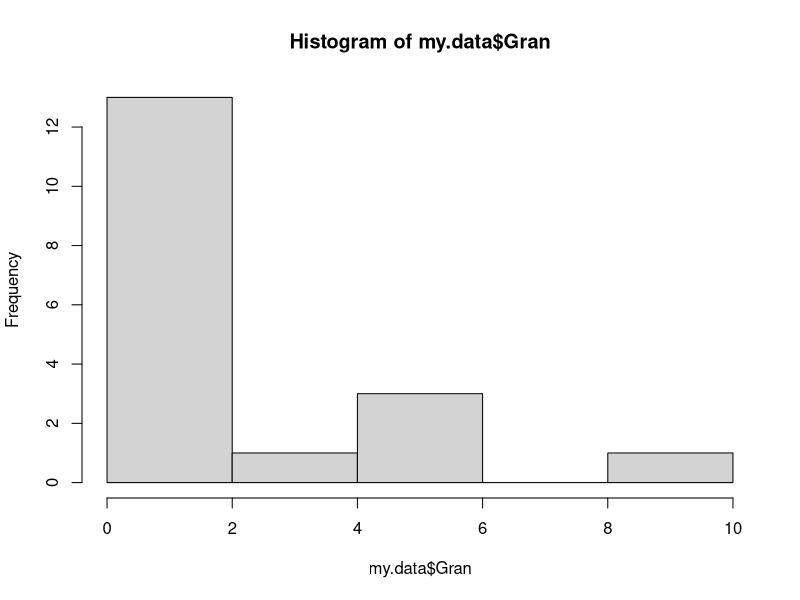
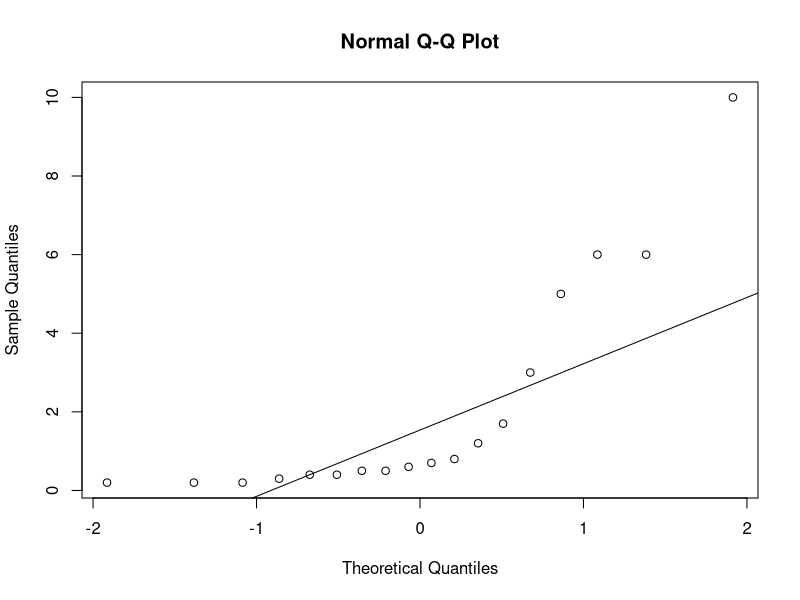
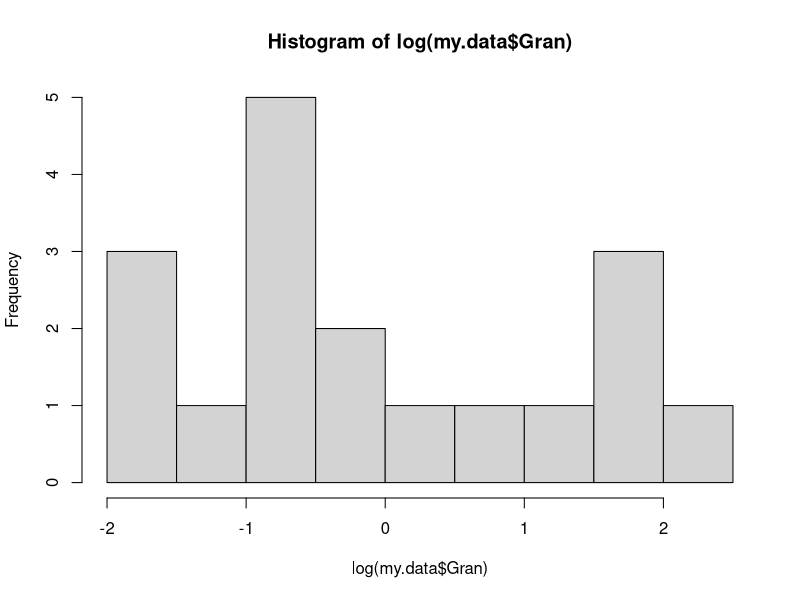
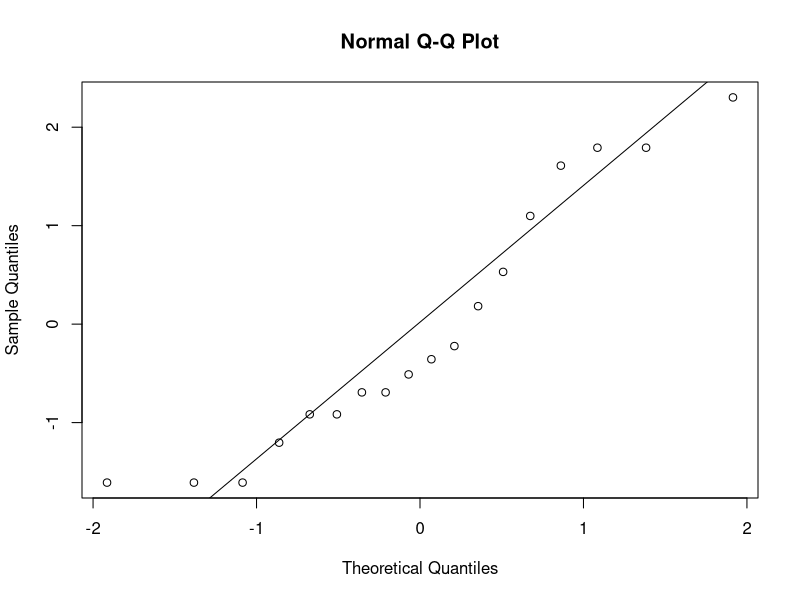
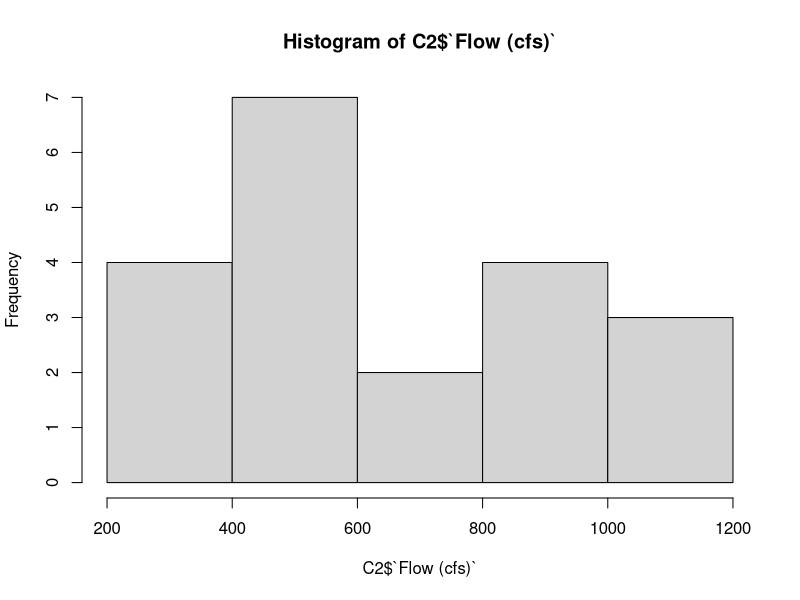
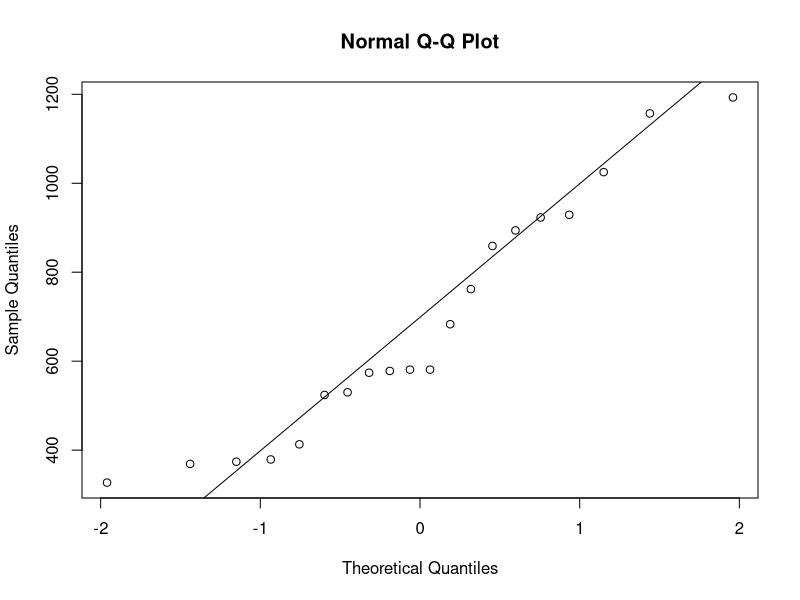

The R source for these figures, in order:
# HW5 Part 1
# Erik Bolch
# 2/27/2020
# https://github.com/ebolch/es207_hw4

# Erik, you did a great job in the most efficient way. 
# And I could not find any code or script that I could improve it. 
# Thank you for your modification on my code, I learned a lot  
# Required Packages
require(tidyverse)
require(ggplot2)

# Helsel and Hirsch #3.1 & 3.4

## 3.1 Compute both nonparametric and parametric 95% interval estimates for the median of
## the granodiorite data of exercise 2.3. Which is more appropriate for these data? Why?

#Chloride Concentrations (mg/L)
my.data <- tibble(
  Gran = c(6.0, 0.4, 0.4, 0.7, 0.8, 6.0, 5.0, 0.6, 1.2, 0.3, 0.2, 0.5, 0.5, 10, 0.2, 0.2, 1.7, 3.0),
  Qtz_M = c(1.0, 0.2, 1.2, 1.0, 0.3, 0.1, 0.1, 0.4, 3.2, 0.3, 0.4, 1.8, 0.9, 0.1, 0.2, 0.3, 0.5, NA))
hist(my.data$Gran)
qqnorm(my.data$Gran)
qqline(my.data$Gran)

#Non-Parametric Prediction Interval
mednppi <- function(x,y){# requires data vector and alpha
  x <- sort(x)
  print(x)
  med <- median(x)
  print(med)
  alpha <- y
  xprime <- qbinom(alpha/2, size = length(x), prob = 0.5)# 0.5 is for median of small sample sizes
  Rl <- xprime + 1
  Ru <- length(x) - xprime
  print(paste("True median falls within", x[Rl], "to", x[Ru], "at", 100*(1-alpha), "% Confidence Interval"))
}

mednppi(my.data$Gran, 0.05)

# Parametric Prediction

medppi <- function(x,a,t){ #t values required. values calculated from t.test(function of mean?) were different book example
  alpha <- a
  n <- length(x)
  y <- log(x)
  ybar <- mean(y)
  GM<- exp(ybar) #Geometric Mean of Log transform is approximation of median if they are symmetric
  s <- sd(y)
  Rl <- exp(ybar-t*sqrt(s^2/n))
  Ru <- exp(ybar+t*sqrt(s^2/n))
  print(paste("True median falls within", Rl, "to", Ru, "at", 100*alpha, "% Confidence Interval"))
}
t<- 2.110 #for .05 two tail, df = 17
medppi(my.data$Gran, 0.95, t)

hist(log(my.data$Gran))
qqnorm(log(my.data$Gran))
qqline(log(my.data$Gran))

# A non-parametric interval estimate is probably more appropriate for this 
#data due to its skewed distribution. However the distribution of the log 
#appears to be a normal distribution, so it's also possible to use the 
#parametric interval estimate.

##########################################################################################

# 3.4 Construct the most appropriate 95 percent interval estimates for the mean and median
# annual streamflows for the Conecuh River at Brantley, Alabama (data in Appendix C2).

C2 <- read_csv("./data/Conecuh_River_apxc2.csv")
head(C2)
hist(C2$`Flow (cfs)`)
qqnorm(C2$`Flow (cfs)`)
qqline(C2$`Flow (cfs)`)

# Median

mednppi(C2$`Flow (cfs)`, 0.05) #function defined above

# Mean

t.test(C2$`Flow (cfs)`,conf.level = 0.95)

# Because the data are non-parametric, a non-parametric interval estimate using rank
#sum is appropriate for determining the median of the data. As for the mean, the 
#data are somewhat symmetric, meaning that the t-test function can be used to 
#generate an interval from the data without a transformation.
